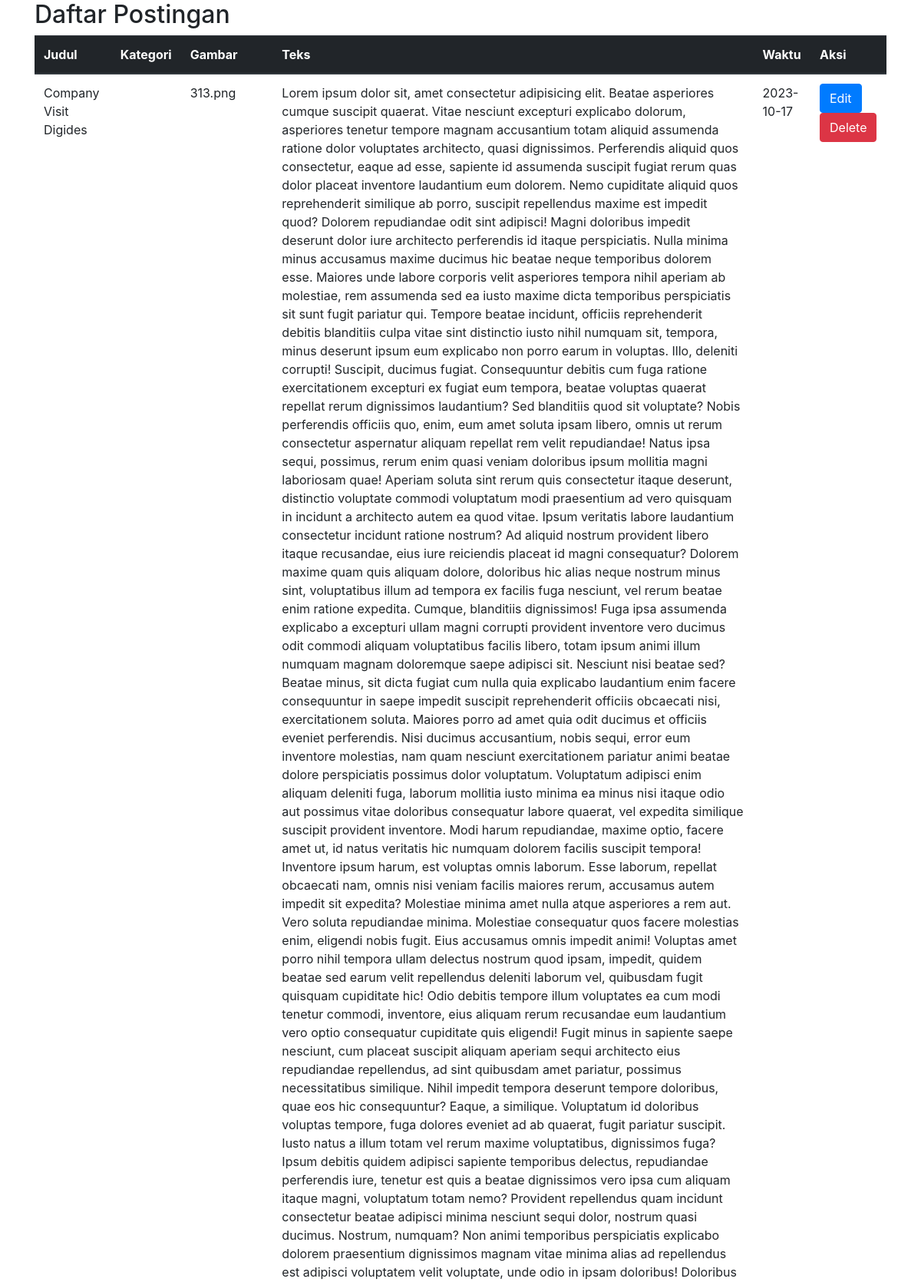
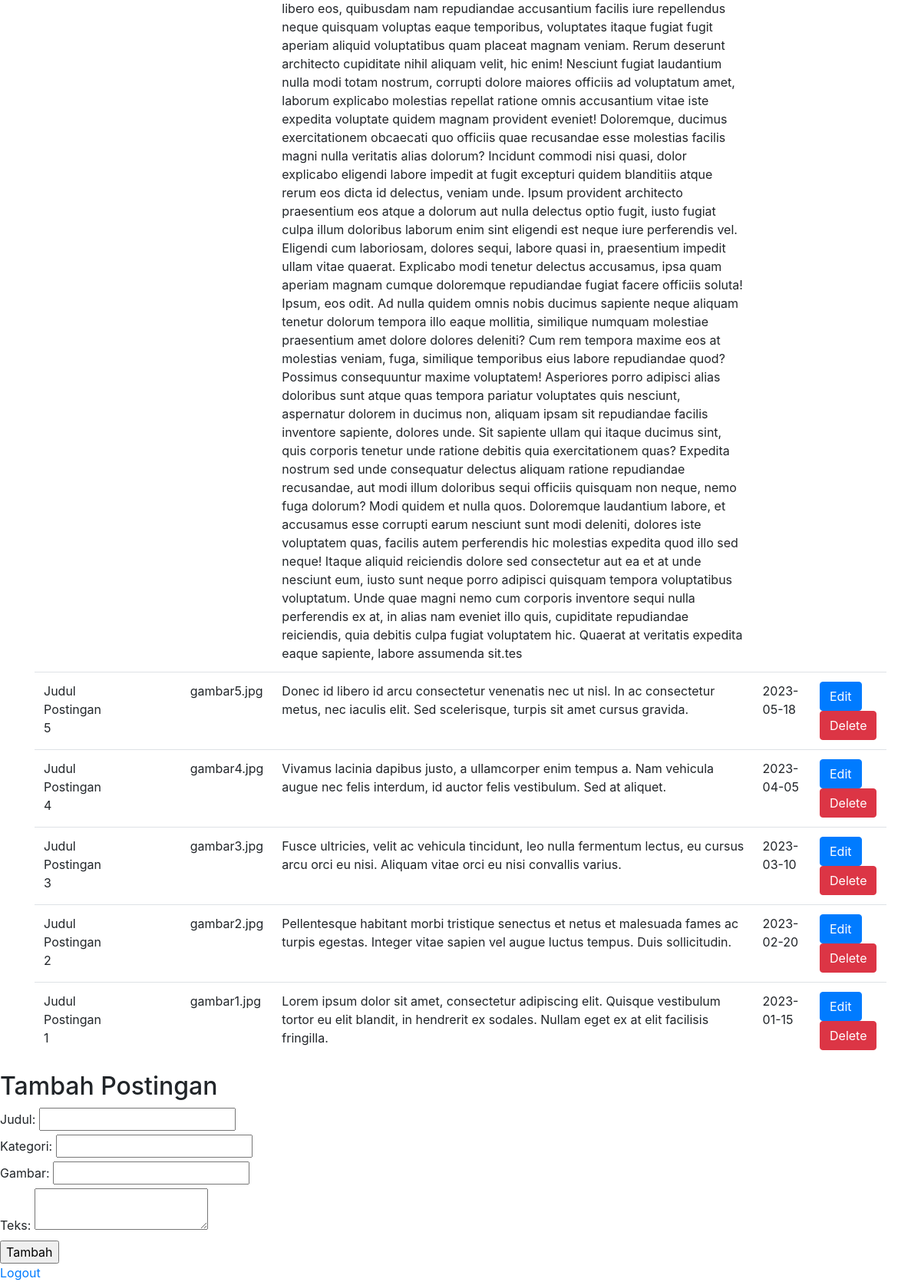
Screenshot of /dashboard.php (signed in) with the database file from the repository (2 pictures, top to bottom).
### tables this page shows
CREATE TABLE `postingan` (
  `id` int(11) NOT NULL,
  `judul` varchar(255) NOT NULL,
  `gambar` varchar(255) NOT NULL,
  `teks` text NOT NULL,
  `waktu` date DEFAULT NULL
);

### includes/select.php (called while the page is built, shortened)
<?php
$sql = "SELECT * FROM postingan
ORDER BY waktu DESC;
";
$result = $conn->query($sql);
if ($result->num_rows > 0) {
    $postingan = $result->fetch_all(MYSQLI_ASSOC);
} else {
    $postingan = [];
}
?>

### pages/crud/read.php (the view, shortened to what this page needs)
<?php
    include_once "./includes/select.php";
    include_once "./layouts/header_admin.php"
?>
<div class="container">
        <h2>Daftar Postingan</h2>
        <table class="table">
            <thead class="thead-dark">
                <tr>
                    <th>Judul</th>
                    <th>Kategori</th>
                    <th>Gambar</th>
                    <th>Teks</th>
                    <th>Waktu</th>
                    <th>Aksi</th>
                </tr>
            </thead>
            <tbody>
                <?php foreach ($postingan as $post) { ?>
                <tr>
                    <td><?php echo $post['judul']; ?></td>
                    <td><?php echo $post['kategori']; ?></td>
                    <td><?php echo $post['gambar']; ?></td>
                    <td><?php echo $post['teks']; ?></td>
                    <td><?php echo $post['waktu']; ?></td>
                    <td>
                        <a href="pages/crud/edit.php?id=<?php echo $post['id']; ?>" class="btn btn-primary">Edit</a>
                        <a href="includes/delete.php?id=<?php echo $post['id']; ?>" class="btn btn-danger">Delete</a>
                    </td>
                </tr>
                <?php } ?>
            </tbody>
        </table>
    </div>

### rows the page displays
postingan: judul "Company Visit Digides", gambar "313.png", teks "Lorem ipsum dolor sit, amet consectetur adipisicing elit. Beatae asperiores cumque suscipit quaerat. Vitae nesciunt excepturi explicabo dolorum, asperiores tenetur tempore magnam accusantium totam aliquid assumenda ratione dolor voluptates architecto, quasi dignissimos. Perferendis aliquid quos consectetur, eaque ad esse, sapiente id assumenda suscipit fugiat rerum quas dolor placeat inventore laudantium eum dolorem. Nemo cupiditate aliquid quos reprehenderit similique ab porro, suscipit repellendus maxime est impedit quod? Dolorem repudiandae odit sint adipisci! Magni doloribus impedit deserunt dolor iure architecto perferendis id itaque perspiciatis. Nulla minima minus accusamus maxime…", waktu "2023-10-17"
postingan: judul "Judul Postingan 5", gambar "gambar5.jpg", teks "Donec id libero id arcu consectetur venenatis nec ut nisl. In ac consectetur metus, nec iaculis elit. Sed scelerisque, turpis sit amet cursus gravida.", waktu "2023-05-18"
postingan: judul "Judul Postingan 4", gambar "gambar4.jpg", teks "Vivamus lacinia dapibus justo, a ullamcorper enim tempus a. Nam vehicula augue nec felis interdum, id auctor felis vestibulum. Sed at aliquet.", waktu "2023-04-05"
postingan: judul "Judul Postingan 3", gambar "gambar3.jpg", teks "Fusce ultricies, velit ac vehicula tincidunt, leo nulla fermentum lectus, eu cursus arcu orci eu nisi. Aliquam vitae orci eu nisi convallis varius.", waktu "2023-03-10"
postingan: judul "Judul Postingan 2", gambar "gambar2.jpg", teks "Pellentesque habitant morbi tristique senectus et netus et malesuada fames ac turpis egestas. Integer vitae sapien vel augue luctus tempus. Duis sollicitudin.", waktu "2023-02-20"
postingan: judul "Judul Postingan 1", gambar "gambar1.jpg", teks "Lorem ipsum dolor sit amet, consectetur adipiscing elit. Quisque vestibulum tortor eu elit blandit, in hendrerit ex sodales. Nullam eget ex at elit facilisis fringilla.", waktu "2023-01-15"
